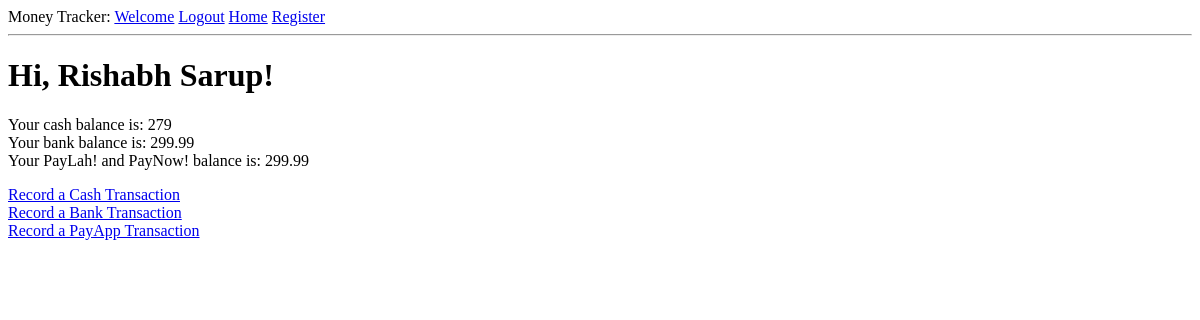
The page /home (signed in) on the database as committed earlier.
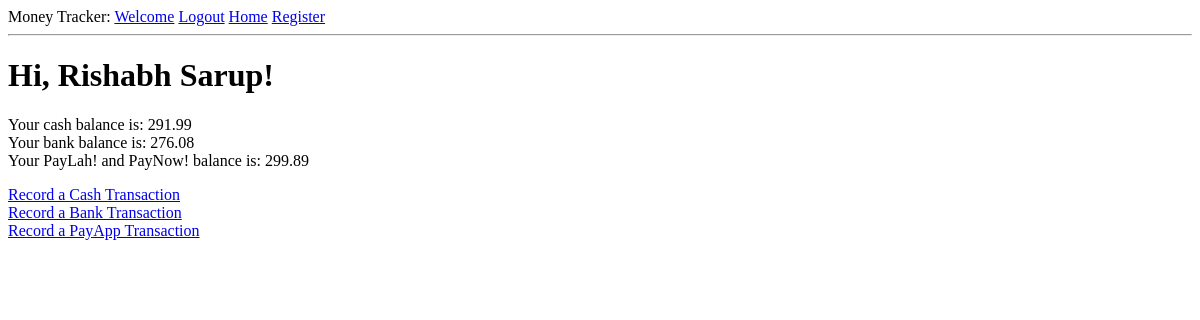
The same page on the database as committed later.
### app/models.py (models this page shows, shortened)
class User(UserMixin, db.Model):
    id = db.Column(db.Integer, primary_key=True)
    username = db.Column(db.String(64), index=True, unique=True)
    email = db.Column(db.String(120), index=True, unique=True)
    cashBalance = db.Column(db.Float, index = True)
    bankBalance = db.Column(db.Float, index = True)
    payappBalance = db.Column(db.Float, index = True)
    password_hash = db.Column(db.String(128))
    allCashTransactions = db.relationship('CashTransaction', backref = 'cashspender', lazy = 'dynamic')
    allBankTransactions = db.relationship('BankTransaction', backref= 'bankspender', lazy = 'dynamic')
    allPayAppTransactions = db.relationship('PayAppTransaction', backref = 'payappspender', lazy = 'dynamic' )

### app/routes.py (the view)
@app.route('/home')
@login_required
def home():
    user = {"username": "Rishabh Sarup"}
    return render_template('home.html', title = "Home", user=user)

### app/models.py (called while the page is built)
@login.user_loader
def load_user(id):
    return User.query.get(int(id))

### app/templates/home.html
{% extends "base.html" %}
{% block content %}
   <h1>Hi, {{ current_user.username }}!</h1>
   <p> Your cash balance is: {{current_user.cashBalance}}
     <br>
     Your bank balance is: {{current_user.bankBalance}}
     <br>
     Your PayLah! and PayNow! balance is: {{current_user.payappBalance}}
   </p>
   <a href = "{{url_for('logcash')}}"> Record a Cash Transaction </a> <br>
   <a href = "{{url_for('logbank')}}"> Record a Bank Transaction </a> <br>
   <a href = "{{url_for('logpayapp')}}"> Record a PayApp Transaction </a>
{% endblock %}

### app/templates/base.html (shortened to what this page needs)
<html>
    <head>
    </head>
    <body>
        <div>
            Money Tracker:
            <a href="{{ url_for('index') }}">Welcome</a>
            {% if current_user.is_anonymous %}
            <a href="{{ url_for('login') }}">Login</a>
            {% else %}
            <a href="{{ url_for('logout') }}">Logout</a>
            {% endif %}
            <a href="{{ url_for('home') }}">Home</a>
            <a href = "{{url_for('register')}}"> Register</a>
        </div>
        <hr>
        {% block content %}{% endblock %}
    </body>
</html>

Rows that differ between the two databases and show on the page:
changed User "Rishabh Sarup": cashBalance "279" → "291.99"; bankBalance "299.99" → "276.08"; payappBalance "299.99" → "299.89"
